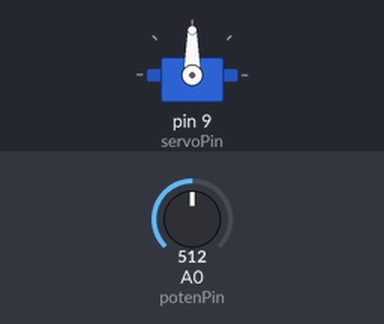
Simulated run of this sketch. Board: Arduino Uno, built with avr-gcc and run on an emulated ATmega328P. Shown: servo. The inputs (shaded band) are chosen by the test bench; at power-on: A0 (potenPin) = 512.

Above: at 1.2 s.
1.3 s: A0 (potenPin) set to 716
At 1.9 s:
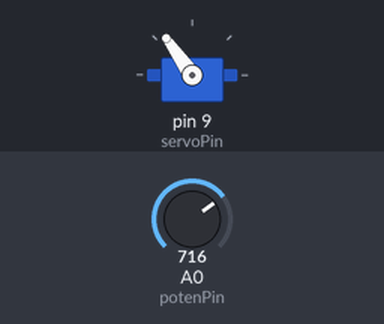
2.8 s: A0 (potenPin) set to 900
At 4.0 s:
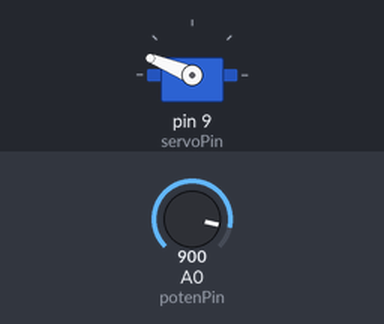
4.3 s: A0 (potenPin) set to 1023
At 5.4 s:
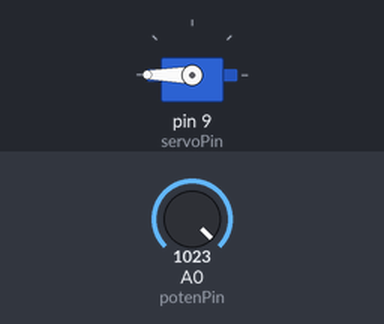
5.8 s: A0 (potenPin) set to 306
At 6.5 s:
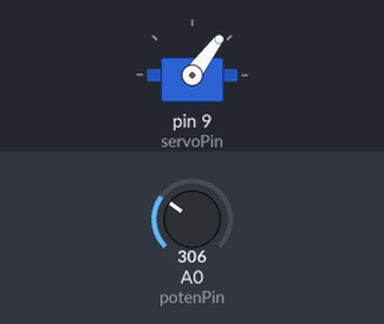
7.3 s: A0 (potenPin) set to 122
At 7.6 s:
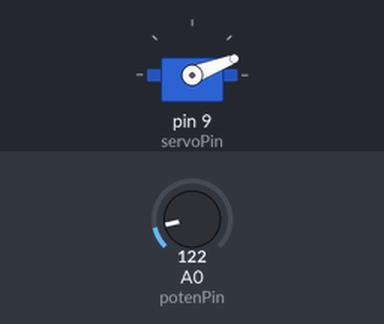
Timing chart, 0 to 9.8 s (numbered marks = the images above; inputs shaded):
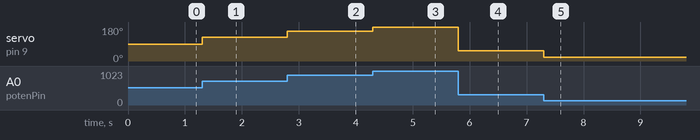

The sketch:

servo.ino
```cpp
#include <Servo.h>

Servo servo;

const int servoPin = 9;
const int potenPin = A0;

void setup() {
  // put your setup code here, to run once:
  servo.attach(servoPin);
}

void loop() {
  // put your main code here, to run repeatedly:
  int reading = analogRead(potenPin);
  int angle = map(reading, 0, 1023, 0, 180);
  servo.write(angle);
}
```

Measured:
- after the input at 1.3 s, servo on pin 9 (servoPin): 90° → 125° at once
- after the input at 2.8 s, servo on pin 9 (servoPin): 125° → 158° at once
- after the input at 4.3 s, servo on pin 9 (servoPin): 158° → 180° at once
- after the input at 5.8 s, servo on pin 9 (servoPin): 180° → 53° at once
- after the input at 7.3 s, servo on pin 9 (servoPin): 53° → 21° at once
